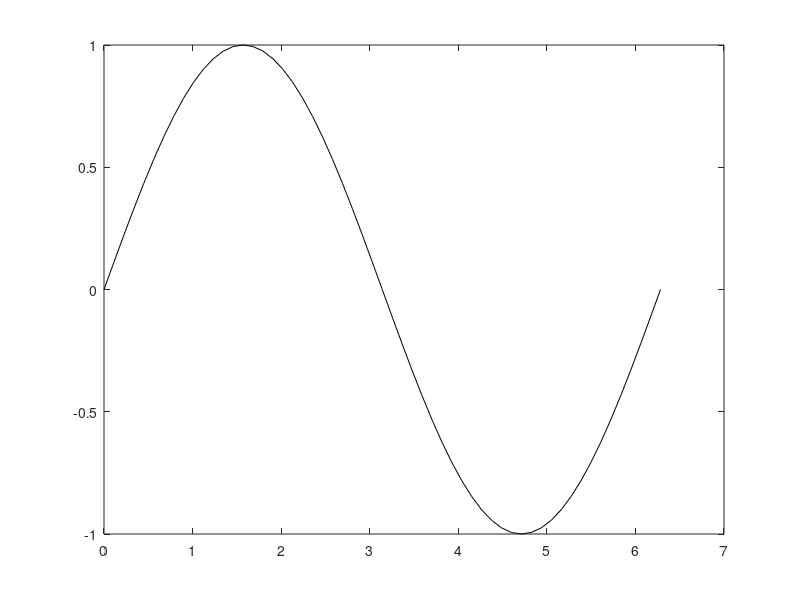

MATLAB code to generate this figure:
% Author: Dylan Mikesell
% Created: 20 September 2016
% Last modified: 21 September 2016

%% clear workspace variables

clear all;
close all;

%% Make a vector and plot

x = linspace(0,2*pi,180/pi);
y = sin(x);

h = figure;
plot(x,y,'k');

%% Create math in MATLAB publishing
%
% This is called inline math with a single dollar sign ($) around the math.
%
% $y = \sin(x)$
% 
% This is called display math with two dollar signs ($$) around the math.
%
% $$y = \sin(x)$$
% 

%% Make bullets
% 
% * This is the first bullet
% * This is the second bullet
% 

% The trick is the '% *' symbols. Also, make sure there are no empty lines
% betweeen the bullets and the '%% section title' line. Otherwise, the
% bullets are not interpreted as bullets. If you have blank lines, make
% sure to comment those lines. Same goes for the math examples above.

%% How about a numbered list? Just use # instead of *
% 
% # ITEM1
% # ITEM2
% 

%% You can do hyperlinks as well
%
% <https://github.com/dylanmikesell/GEOS397 GEOS397>

% Note the space in between the URL and the text that will be linked.

%% Types of text
%
% *You can write in bold.*
%
% _You can write in italic._ 

% Note the *a* notation for bold and _a_ for italic.

